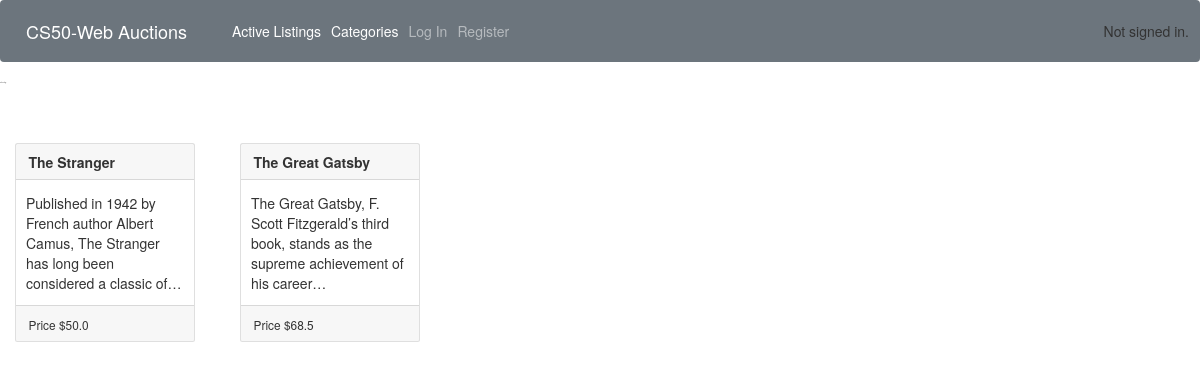
/, run on an earlier commit of the app's database.
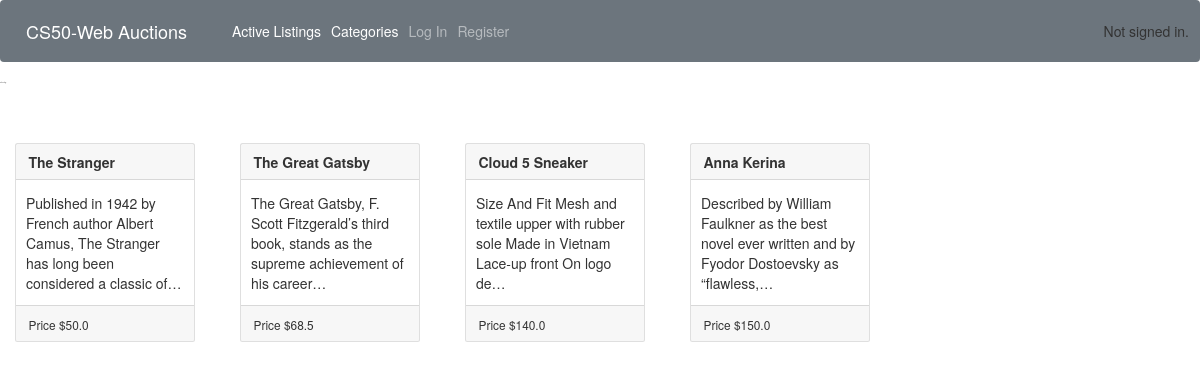
And on a later commit of the database.
### auctions/models.py (models this page shows, shortened)
class Listing(models.Model):
    title = models.CharField(max_length=64)
    description = models.TextField()
    image = models.URLField()
    price = models.FloatField()
    active = models.BooleanField(default=True)
    owner = models.ForeignKey(User, on_delete=models.CASCADE)
    category = models.ForeignKey(Category,blank=True, on_delete=models.CASCADE, null=True)
    watchlist = models.ManyToManyField(User, blank=True, null=True, related_name="watchlists")
    bidder = models.ForeignKey(Bid,on_delete=models.CASCADE, blank=True, null=True)
    comments = models.ManyToManyField(Comment, blank=True,related_name="listing_comments")

### auctions/views.py (the view)
# urls.py: path("", views.index, name="index"),
def index(request):
    listings = Listing.objects.filter(active=True)
    context = {
        "listings" : listings
    }
    return render(request, "auctions/index.html", context)

### auctions/templates/auctions/index.html (shortened to what this page needs)
{% extends "auctions/layout.html" %}
{% block body %}
    <h2 class="mb-5">Active Listings</h2>
    <div class="row ">
        {% for listing in listings %}
            <div class="card ml-5 mr-4 mb-4 mt-5" style="width: 18rem;">
                <div class="card-header">
                    <strong class="card-title">{{ listing.title }}</strong>
                </div>
                <div class="card-body px-3">
                  <p class="card-text">{{ listing.description|truncatechars:100 }}</p>
                </div>
                <div class="card-footer">
                    <small>Price ${{ listing.price }}</small>
                </div>
              </div>
        {% endfor %}
    </div>
{% endblock %}

What changed in the data, as far as the page shows it:
added Listing: title "Cloud 5 Sneaker", description "Size And Fit Mesh and textile upper with rubber sole Made in Vietnam Lace-up front On logo de…", price "140.0"
added Listing: title "Anna Kerina", description "Described by William Faulkner as the best novel ever written and by Fyodor Dostoevsky as “flawless,…", price "150.0"
